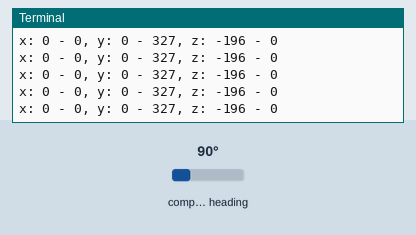
Recording of a program running on a simulated Raspberry Pi (BCM pin numbers). Shown: the last lines printed to the terminal. The test bench sets the inputs (shaded band); at power-on: compass heading 90°.

Above: at 1.2 s.
1.3 s: compass heading set to 7°
At 1.35 s:
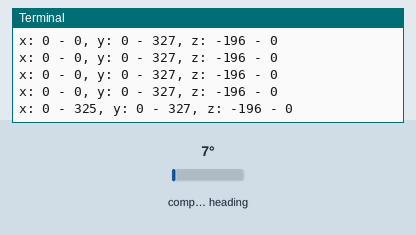
2.8 s: compass heading set to 180°
At 2.89 s:
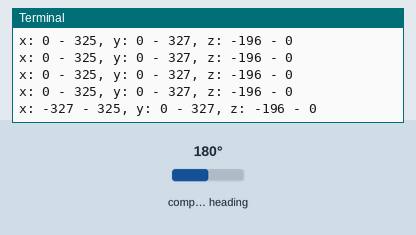

The program:

calibrate-hmc5883l.py
```python
#!/usr/bin/env python
import smbus
import time
import math

#Local import: i2cutils.py
from i2cutils import i2c_raspberry_pi_bus_number

bus = smbus.SMBus(1)
address = 0x1e

def read_byte(adr):
    return bus.read_byte_data(address, adr)

def read_word(adr):
    high = bus.read_byte_data(address, adr)
    low = bus.read_byte_data(address, adr+1)
    val = (high << 8) + low
    return val

def read_word_2c(adr):
    val = read_word(adr)
    if (val >= 0x8000):
        return -((65535 - val) + 1)
    else:
        return val

def write_byte(adr, value):
    bus.write_byte_data(address, adr, value)

write_byte(0, 0b01110000) # Set to 8 samples @ 15Hz
write_byte(1, 0b00100000) # 1.3 gain LSb / Gauss 1090 (default)
write_byte(2, 0b00000000) # Continuous sampling

minx = 0
maxx = 0
miny = 0
maxy = 0
minz = 0
maxz = 0

print ("Now repeatedly rotate the hmc5883l around all three axes")

for i in range(0,100):
    x_out = read_word_2c(3)
    y_out = read_word_2c(7)
    z_out = read_word_2c(5)


    if x_out < minx:
        minx=x_out

    if y_out < miny:
        miny=y_out

    if z_out < minz:
        minz=z_out

    if x_out > maxx:
        maxx=x_out

    if y_out > maxy:
        maxy=y_out

    if z_out > maxz:
        maxz=z_out

    print ("x: %.0f - %.0f, y: %.0f - %.0f, z: %.0f - %.0f" % (minx, maxx, miny, maxy, minz, maxz) )

    time.sleep(0.1)

print ("results:")
print ( "x: min, max = %.0f, %.0f" % (minx, maxx) )
print ( "y: min, max = %.0f, %.0f" % (miny, maxy) )
print ( "z: min, max = %.0f, %.0f" % (minz, maxz) )

print ("x offset: ", (maxx + minx) / 2)
print ("y offset: ", (maxy + miny) / 2)
print ("z offset: ", (maxz + minz) / 2)
```

i2cutils.py
```python
#!/usr/bin/python

def i2c_raspberry_pi_bus_number():
    """Returns Raspberry Pi I2C bus number (integer, 0 or 1).

    Looks at `/proc/cpuinfo` to identify if this is a revised model
    of the Raspberry Pi (with 512MB of RAM) using `/dev/i2c-1`, or
    the original version (with 256MB or RAM) using `/dev/i2c-0`.
    """
    cpuinfo = 1
    with open('/proc/cpuinfo','r') as f:
        for line in f:
            if line.startswith('Revision'):
                cpuinfo = line.strip()[-1:]
    return (1 if (cpuinfo >'3') else 0)

def i2c_read_byte(bus, address, register):
    return bus.read_byte_data(address, register)

def i2c_read_word_unsigned(bus, address, register):
    high = bus.read_byte_data(address, register)
    low = bus.read_byte_data(address, register+1)
    return (high << 8) + low

def i2c_read_word_signed(bus, address, register):
    value = i2c_read_word_unsigned(bus, address, register)
    if (value >= 0x8000):
        return -((0xffff - value) + 1)
    else:
        return value

def i2c_write_byte(bus, address, register, value):
    bus.write_byte_data(address, register, value)

def i2c_read_block(bus, address, start, length):
    return bus.read_i2c_block_data(address, start, length)

def twos_compliment(high_byte, low_byte):
    value = (high_byte << 8) + low_byte
    if (value >= 0x8000):
        return -((0xffff - value) + 1)
    else:
        return value

if __name__ == "__main__":
    print (i2c_raspberry_pi_bus_number())
```

Measured:
- after the input at 1.3 s, the terminal: prints a new line at once (image 1)
- after the input at 2.8 s, the terminal: prints a new line after 0.09 s (image 2)
